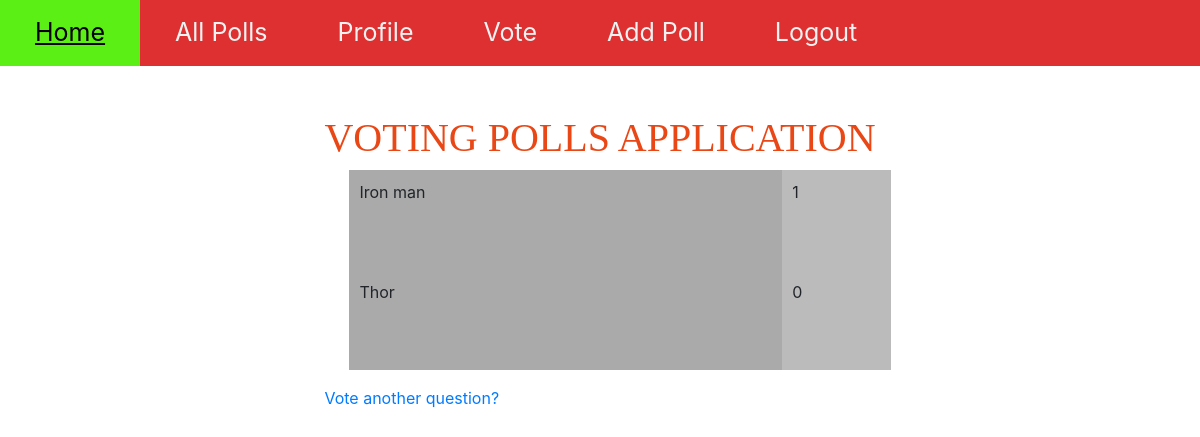
The app's page /polls/1/results/ (signed in) with its own data.
### polls/models.py (models this page shows, shortened)
class Choice(models.Model):
    question = models.ForeignKey(Question, on_delete=models.CASCADE)
    choice_text = models.CharField(max_length=200)
    votes = models.IntegerField(default=0)

### polls/views.py (the view)
# urls.py: path('<int:pk>/results/', views.ResultsView.as_view(), name='results'),
class ResultsView(LoginRequiredMixin, generic.DetailView):
    model = Question
    template_name = 'polls/results.html'

### polls/templates/polls/results.html (shortened to what this page needs)
{% extends "main/base.html" %}
{% load static %}
{% load crispy_forms_tags %}
{% block content %}
<link rel="stylesheet" type="text/css" href="{% static 'polls/style.css' %}">
<ul>
{% for choice in question.choice_set.all %}
<div class="row">
    <div class="column left" style="background-color:#aaa;">{{ choice.choice_text }}</div>
    <div class="column right" style="background-color:#bbb;">{{ choice.votes }}</div>
</div>
{% endfor %}
</ul>
<a href="{% url 'polls:index' %}">Vote another question?</a>
{% endblock %}

### polls/static/polls/style.css (style rules this page uses)
body { background: white url("images/image.jpg") no-repeat; background-size: cover; }
ul { list-style-type: circle; list-style-position: outside; list-style-image: none; }

### main/templates/main/base.html (style rules this page uses)
html, body { font-family: 'Lato', sans-serif; }

### polls/templates/polls/results.html (style rules this page uses)
* { box-sizing: border-box; }
.column { float: left; width: 25%; padding: 10px; height: 100px; }
.left { width : 80% }
.right { width : 20% }
.row:after { content: ""; display: table; clear: both; }

### records on screen
Choice: choice_text "Iron man", votes "1"
Choice: choice_text "Thor", votes "0"
